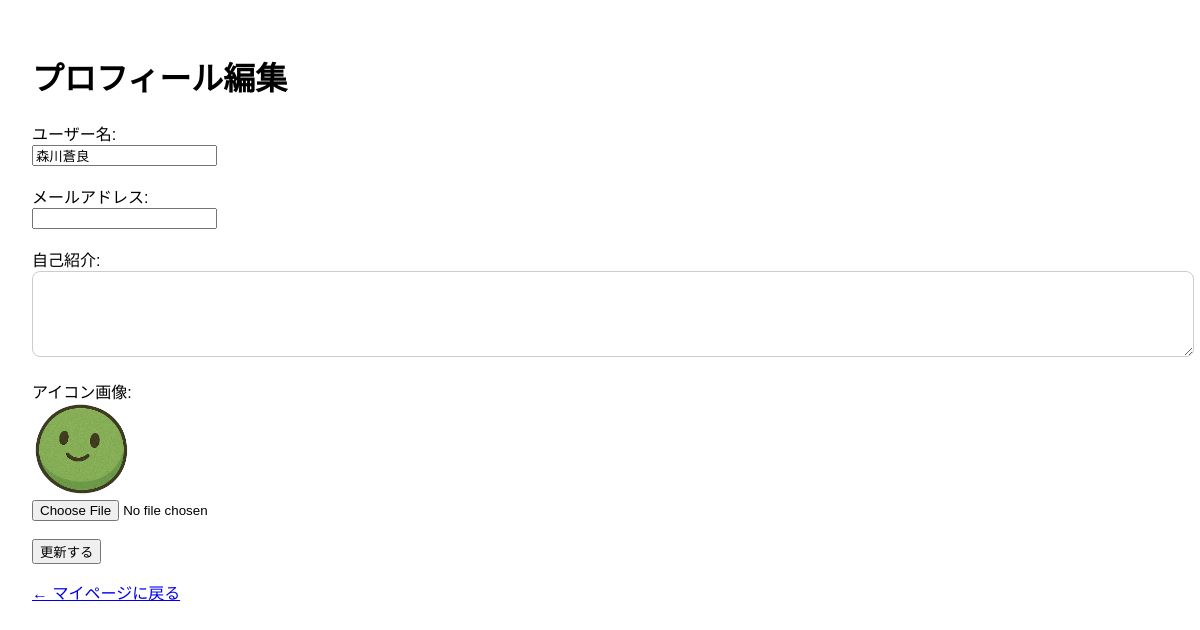
/mypage_edit.php (signed in), run on an earlier commit of the app's database.
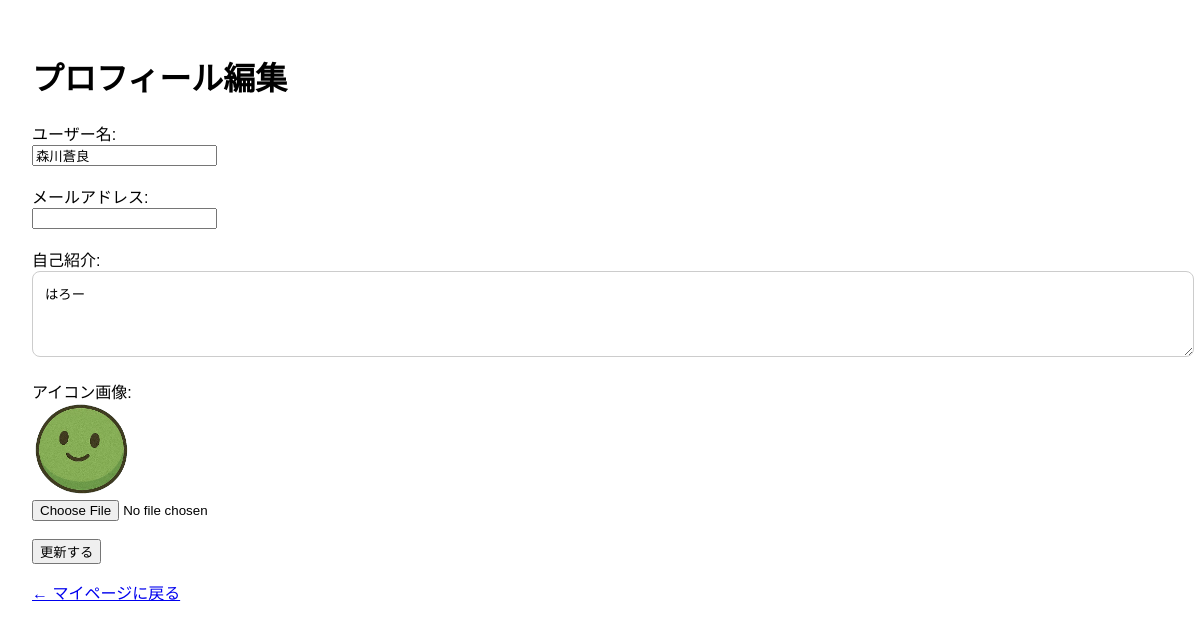
And on a later commit of the database.
### tables this page shows
CREATE TABLE `users` (
  `id` int(11) NOT NULL,
  `username` varchar(50) NOT NULL,
  `password_hash` varchar(255) NOT NULL,
  `created_at` datetime DEFAULT current_timestamp(),
  `email` varchar(100) DEFAULT NULL,
  `bio` text DEFAULT NULL,
  `icon` varchar(255) DEFAULT NULL
);

### mypage_edit.php (the view, shortened to what this page needs)
<?php
require 'db_connect.php';
$stmt = $pdo->prepare("SELECT username, email, bio, icon FROM users WHERE id = ?");
$stmt->execute([$_SESSION['user_id']]);
$user = $stmt->fetch();
?>
<!DOCTYPE html>
<html lang="ja">
<head>
  <link rel="stylesheet" href="style.css" />
</head>
<body>
  <div class="main">
    <h1>プロフィール編集</h1>
    <form method="post" enctype="multipart/form-data">
      <label>ユーザー名:</label><br>
      <input type="text" name="username" value="<?= htmlspecialchars($user['username']) ?>" required><br><br>
      <label>メールアドレス:</label><br>
      <input type="email" name="email" value="<?= htmlspecialchars($user['email'] ?? '') ?>"><br><br>
      <label>自己紹介:</label><br>
      <textarea name="bio" rows="4"><?= htmlspecialchars($user['bio'] ?? '') ?></textarea><br><br>
      <label>アイコン画像:</label><br>
      <?php if (!empty($user['icon'])): ?>
        <img src="uploads/<?= htmlspecialchars($user['icon']) ?>" style="max-width:100px;"><br>
      <?php endif; ?>
      <input type="file" name="icon" accept="image/*"><br><br>
      <button type="submit">更新する</button>
    </form>
    <p><a href="mypage.php">← マイページに戻る</a></p>
  </div>
</body>
</html>

### style.css (style rules this page uses)
body { font-family: sans-serif; margin: 0; background: #f0f2f5; display: flex; }
.main { margin-left: 0; padding: 2rem; flex: 1; transition: margin-left 0.3s ease; width: 100%; }
textarea { width: 100%; padding: 0.75rem; border-radius: 8px; border: 1px solid #ccc; }
body { background-color: #fff; color: #000; }

What changed in the data, as far as the page shows it:
changed users "森川蒼良": bio (not shown) → "はろー"
